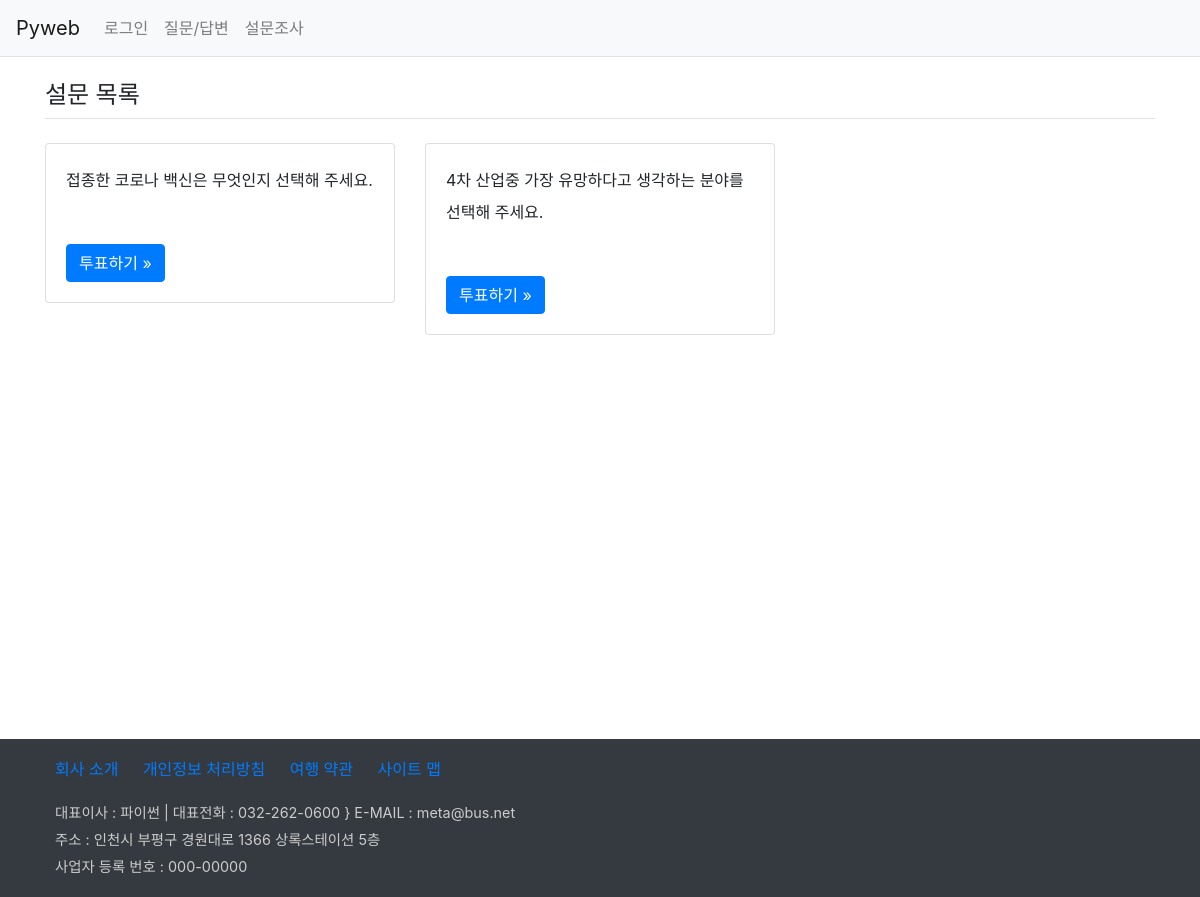
Screenshot of /polls/ with the database file from the repository.
### polls/models.py (models this page shows, shortened)
class Question(models.Model):
    question_text = models.CharField(max_length=100)
    pub_date = models.DateTimeField()

### polls/views.py (the view)
# urls.py: path('', views.index, name='index'),
def index(request):
    question_list = Question.objects.all()
    context = {'question_list':question_list}
    return render(request, 'polls/poll_list.html', context)

### templates/polls/poll_list.html
{% extends 'base.html' %}
{% block content %}
<div class="container my-3">
    <section>
        <h4 class="border-bottom py-2">설문 목록</h4>
        <div class="row">
            {% if question_list %}
                {% for question in question_list %}
                <div class="col-4 my-3">
                    <div class="card">
                        <div class="card-body">
                            <div class="card-text" style="line-height:2rem">
                                {{ question.question_text }}
                            </div>
                            <a href="{% url 'poll:detail' question.id %}"
                               class="btn btn-primary mt-5">투표하기 &raquo;</a>
                        </div>
                    </div>
                </div>
                {% endfor %}
            {% else %}
                <p>설문이 없습니다.</p>
            {% endif %}
        </div>
    </section>
</div>
{% endblock %}

### static/board/css/style.css (style rules this page uses)
section { height: 650px; }

### rows the page displays
Question: question_text "접종한 코로나 백신은 무엇인지 선택해 주세요."
Question: question_text "4차 산업중 가장 유망하다고 생각하는 분야를 선택해 주세요."
